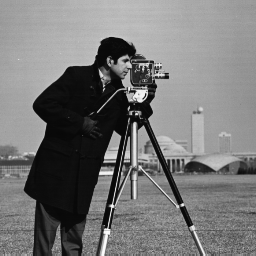
#> input picture 20XW97 - COMPUTER VISION LAB/CA1/Convolution/cameraman.tif, 256 x 256 px
$ jupyter execute --allow-errors Convolution.ipynb
#> lines starting #> are read from the running program, lines starting #| are printed output that depends on the picture
[cell 1]
import numpy as np
from scipy import signal

import matplotlib.pyplot as plt


import cv2

[cell 2]
x = np.array([1, 2, 3])
h = np.array([1, -1]) # This particular h acts as a high-pass filter
y = signal.convolve(x, h)
y

[cell 3]
t = np.linspace(0, 1, 100)
x = signal.square(2* np.pi * 5 * t)
h = np.array([1, -1]) # High-pass filter
y = signal.convolve(x, h, 'same')

plt.subplot(2, 1, 1), plt.plot(t, x), plt.title('Input Signal')
plt.subplot(2, 1, 2), plt.plot(t, y), plt.title('Output Signal')
plt.tight_layout()
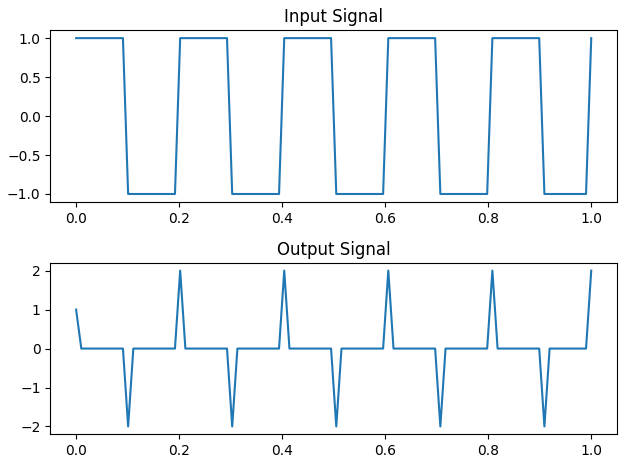
#> figure drawn by matplotlib, 2 panels; panel 1: curve peaks at x = 0, y = 1; panel 2: curve peaks at x = 0.202, y = 2

[cell 4]
t = np.linspace(0, 1, 100)
x = signal.square(2* np.pi * 5 * t)
h = 1/11 * np.ones(11) # 11 ones normalized, the Low-pass filter.
y = signal.convolve(x, h, 'same')

plt.subplot(2, 1, 1), plt.plot(t, x), plt.title('Input Signal')
plt.subplot(2, 1, 2), plt.plot(t, y), plt.title('Output Signal')
plt.tight_layout()
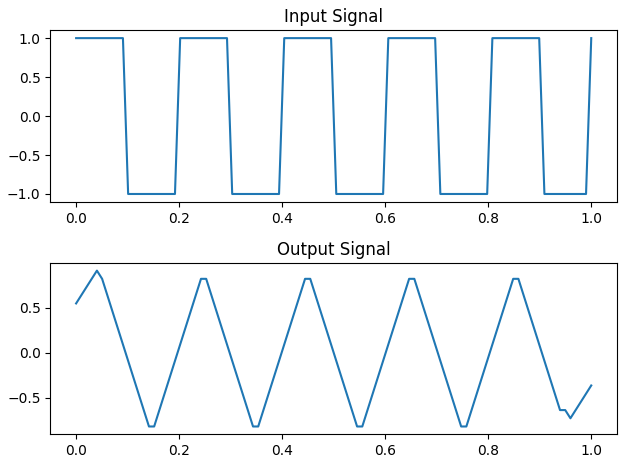
#> figure drawn by matplotlib, 2 panels; panel 1: curve peaks at x = 0, y = 1; panel 2: curve peaks at x = 0.0404, y = 0.909

If the sum adds upto one, it will act as a low pass filter.

### What does a low-pass filter do?

Makes a sudden change into a gradual change.

Below are the frequency responses of digital filters.

x-axis is increasing frequency

[cell 5]
h = np.array([1, -1])
w, H = signal.freqz(h, 1) # Convert to freq. domain, the freq response of a high-pass filter.
plt.plot(w, np.abs(H)) # PLot the absolute value
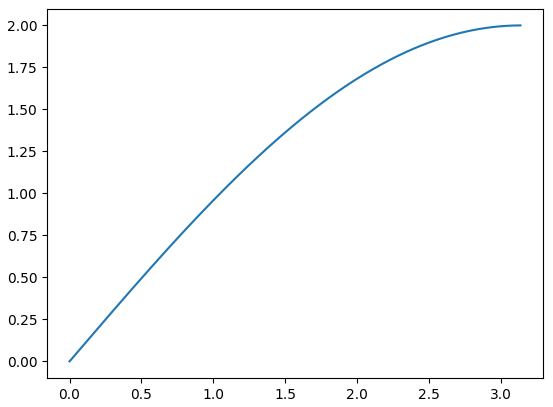
#> figure drawn by matplotlib, 1 panel; curve peaks at x = 3.14, y = 2

[cell 6]
h = 1/11 * np.ones(11)
w, H = signal.freqz(h, 1) # Convert to freq. domain, the freq response of a low-pass filter.
plt.plot(w, np.abs(H)) # PLot the absolute value
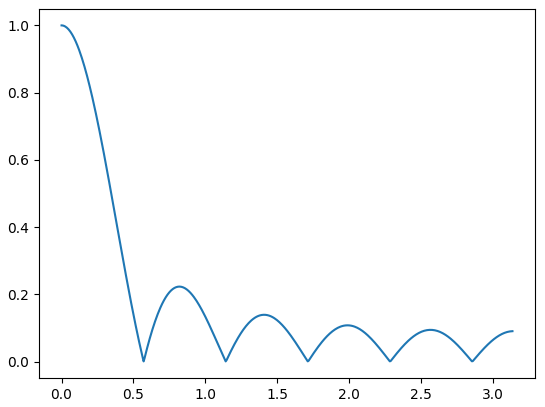
#> figure drawn by matplotlib, 1 panel; curve peaks at x = 0, y = 1

[cell 7]
x = cv2.imread('cameraman.tif')
#> x is the input picture: shape (256, 256, 3); min 7, max 253, mean 118.7
h = np.array([[0, 0, 0], [0, 1, 0], [0, 0, 0]]) # Low pass fitler?
y = cv2.filter2D(x, -1, h)
plt.subplot(1, 2, 1), plt.imshow(x, cmap='gray')
plt.subplot(1, 2, 2), plt.imshow(y, cmap='gray')

[cell 8]
x = cv2.imread('cameraman.tif')
h = np.array([[-1, -1, -1], [-1, 8, -1], [-1, -1, -1]]) # High pass filter
y = cv2.filter2D(x, -1, h)
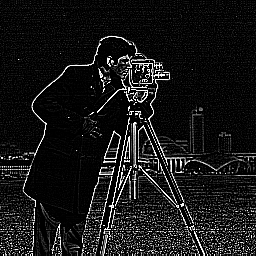
#> y: shape (256, 256, 3); min 0, max 255, mean 23.6
plt.subplot(1, 2, 1), plt.imshow(x, cmap='gray')
plt.subplot(1, 2, 2), plt.imshow(y, cmap='gray')
